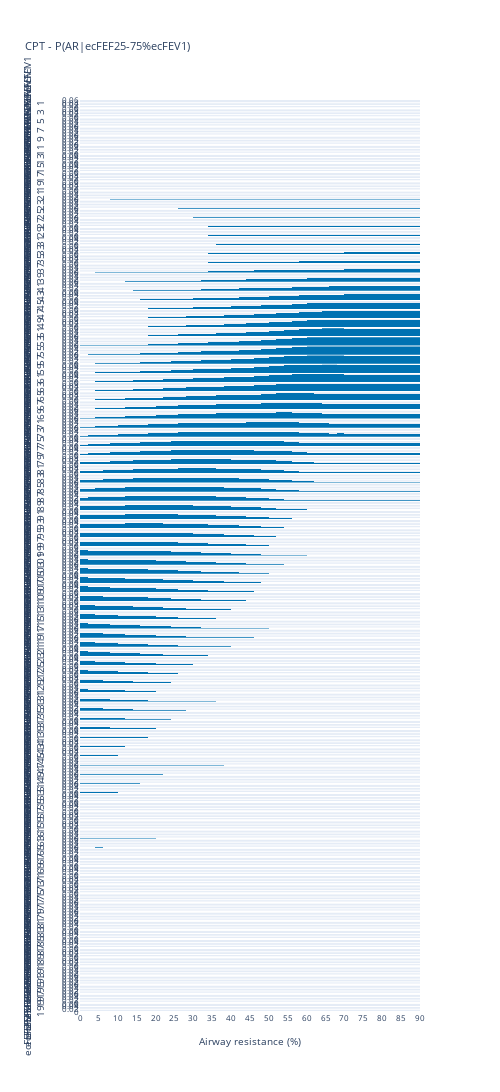

The notebook cell this image was saved under:
### Code cell
fig, title = cpth.plot_2d_cpt(cptsave, ecFEF2575prctecFEV1, AR, p_range=[0, 0.06], invert=True, height=4000, vspace=0.001, y_label_two_lines=True)
# Save in CPTs
fig.write_image(
    f"{dh.get_path_to_main()}PlotsBreathe/CPTs/CPT - P(AR|ecFEF25-75%ecFEV1) two days model (ecFEV1, addmult ecfev1 noise).pdf"
)
# fig.write_image(
#     f"{dh.get_path_to_main()}PlotsBreathe/CPTs/CPT - P(ecFEF25-75%ecFEV1|AR) two days model (ecFEV1, addmult ecfev1 noise).pdf"
# )
# fig.show()
